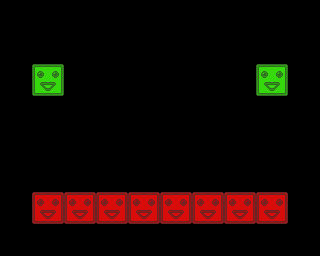

This is a level from a 2D game, rendered from its Tiled map with the project's own tilesets. A one-line summary and the map file follow, with tile-layer data summarised:
An orthogonal 10x8 tile map with 32x32 px tiles, 1 tile layer (Tile Layer 1).

<map version="1.0" tiledversion="1.0.3" orientation="orthogonal" renderorder="right-down" width="10" height="8" tilewidth="32" tileheight="32" nextobjectid="1">
 <tileset firstgid="1" name="blocks" tilewidth="32" tileheight="32" tilecount="3" columns="3">
  <image source="../tiled/blocks.png" width="96" height="32" />
 </tileset>
 <layer name="Tile Layer 1" width="10" height="8">
  <data>[80 cells, 10 non-empty, 2 distinct tile ids]</data>
 </layer>
</map>
